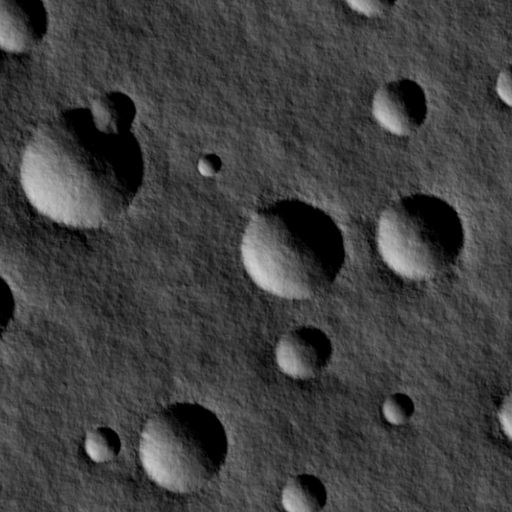
#> input picture data/TRN/Scene3.ppm, 512 x 512 px
$ python CraterDetector.py   (Python 2 division)
#> lines starting #> are read from the running program, lines starting #| are printed output that depends on the picture
### src/shownp.py
import numpy as np
import os, pickle
from PIL import Image
import matplotlib.pyplot as plt
import matplotlib
from PIL import ImageDraw

def reverseCoordinates(point):
    point = [point[1], point[0]]
    return point

def searchForFartestPoint(points):
    maxdis = 0;
    farpoints = [points[0],points[1]]
    for k in range(0,len(points)):
        for l in range(k,len(points)):
            i, j = points[k], points[l]
            newdis = np.sqrt(np.square(i[0]-j[0]) + np.square(i[1]-j[1]))
            if (newdis > maxdis):
                maxdis = newdis
                farpoints = [i,j]
    # farpoints = [[farpoints[0][1], farpoints[0][0]], [farpoints[1][1], farpoints[1][0]]]
    return (maxdis, farpoints)

# [9 lines left out: function findClosestPointTo, not called in this run]


def drawpoint(draw, point, width):
    draw.line((point[0], point[1] - 1, point[0], point[1] + 1),outline='#31ff00', width = width)
    draw.line((point[0] - 1, point[1], point[0] + 1, point[1]),outline='#31ff00', width = width)

def findEdges(points, imagematrix):
    edges = []
    for point in points:
        x = point[0]
        y = point[1]
        if (imagematrix[x+1,y]==255 or
            imagematrix[x,y+1]==255 or
            imagematrix[x-1,y]==255 or
            imagematrix[x,y-1]==255):
            edges.append([x,y])
    return edges

def RGBToGray(rgb):
    return 255 - np.dot(rgb[..., :3], [0.299, 0.587, 0.114])

def showGray(img):
    fig = plt.figure()
    ax = fig.add_subplot(1, 1, 1)
    ax.matshow(img, cmap=matplotlib.cm.binary)
    plt.xticks(np.array([]))
    plt.yticks(np.array([]))
    plt.show()


# [12 lines left out: functions saveData, loadData, not called in this run]

def plotClusters(mat):
    mat = np.array(mat)
    fig = plt.figure(frameon=False)
    fig.set_size_inches(4,4)
    ax = plt.Axes(fig, [0.,0.,1.,1.])
    ax.set_axis_off()
    fig.add_axes(ax)
    plt.scatter(mat[:, 0], mat[:, 1], edgecolors='none')
    # plt.gca().invert_yaxis()
    # plt.gca().invert_xaxis()
    plt.savefig('./method2.png', dpi = 128)

    # plt.savefig("method2.png", bbox_inches= 'tight', padding_inches=0)
    # plt.show()

def calculateMiddlePoint(diameter, fartestpoints):
    x = ((fartestpoints[0][0] + fartestpoints[1][0]) / 2) - diameter / 8
    y = ((fartestpoints[0][1] + fartestpoints[1][1]) / 2) + diameter / 4
    return y, x


def draw_ellipse(image, bounds, width=0.1, outline='#31ff00', antialias=2):
    """Improved ellipse drawing function, based on PIL.ImageDraw."""

    # Use a single channel image (mode='L') as mask.
    # The size of the mask can be increased relative to the imput image
    # to get smoother looking results.
    mask = Image.new(
        size=[int(dim * antialias) for dim in image.size],
        mode='L', color='black')
    draw = ImageDraw.Draw(mask)

    # draw outer shape in white (color) and inner shape in black (transparent)
    for offset, fill in (width/-2.0, 'white'), (width/2.0, 'black'):
        left, top = [(value + offset) * antialias for value in bounds[:2]]
        right, bottom = [(value - offset) * antialias for value in bounds[2:]]
        draw.ellipse([left, top, right, bottom], fill=fill)

    # downsample the mask using PIL.Image.LANCZOS
    # (a high-quality downsampling filter).
    mask = mask.resize(image.size, Image.LANCZOS)
    # paste outline color to input image through the mask
    image.paste(outline, mask=mask)
    return image

### src/EllipseFitter.py
import numpy as np

import math
import random
from PIL import ImageDraw

import shownp as viewer

"""
Started on this code but could not get it to work.
"""

# [23 lines left out: functions rotateAroundOrigin, retrieveSemiMinorAxis, not called in this run]
    # viewer.drawpoint(draw, (rotatedpoint[0], rotatedpoint[1]), 6)


def drawFoundCraters(sortedclusters, imagematrix, im):
    # draw = ImageDraw.Draw(im)
    mat = []
    edgeclusters = {}
    for (k, v) in sortedclusters.items():
    # v = sortedclusters[1]
        edgecluster = viewer.findEdges(v, imagematrix) #Retrieves map of edgepoints in each cluster.
        edgeclusters[k] = edgecluster
        # map(lambda x: viewer.drawpoint(draw, (x[1], x[0]), 6), edgecluster)
        distance, fartestpoints = viewer.searchForFartestPoint(edgecluster) #Search for fartestpoint in cluster for diameter determination.
        # viewer.drawpoint(draw, (fartestpoints[0][1],fartestpoints[0][0]), 6)
        # viewer.drawpoint(draw, fartestpoints[0], 6)
        semiMajorAxis = 1.34 * distance
        a = semiMajorAxis / 2
        x, y = viewer.calculateMiddlePoint(semiMajorAxis, fartestpoints)

        bbox = (x - a, y - a, x + a, y + a)
        im = viewer.draw_ellipse(im, bbox, width=2) #Thick bounds
        im = draw_thick_point(im, [x,y])
    # map(lambda (k, v): map(lambda l: mat.append([l[0], l[1]]), v), edgeclusters.items())
    # viewer.plotClusters(mat)
    im.save("output.png")
    im.show()

def draw_thick_point(im, xy):
    i = int(xy[0])
    j = int(xy[1])
    draw = ImageDraw.Draw(im)
    for x in range(i-2, i+1):
        for y in range(j-2, j+1):
            draw.point([x,y], fill='#31ff00')
    return im

### src/CraterDetector.py
import numpy as np
import timeit
import scipy.cluster.hierarchy as hcluster
from PIL import Image
from PIL import ImageChops
from PIL import ImageDraw
from scipy import ndimage, random

import shownp as viewer
import EllipseFitter as ellipsefitter
from Crater import ClusterCrater
from Crater import Crater

primaryFilterTreshold = 120
secondaryFilterThreshold = 240


def applyPrimaryIlluminationFilter(im):
    """
    Uses predefined threshold to filter out pixels with lower gray-scale value

    [1] All gray-scale values lower than a threshold are set to 0
    [2] All gray-scale values higher than a threshold are set to 255 (max)

    :param im: The image file that needs to be filtered.
    :return: array (list) = list of all the pixels set to 0. imagematrix (ndarray) = matrix of the image with values either 0 of 255.
    """
    global primaryFilterTreshold
    array = []
    imagematrix = viewer.RGBToGray(np.asarray(im))
    for i in range(0, imagematrix.shape[0] - 1):
        for j in range(0, imagematrix.shape[1] - 1):
            if imagematrix[i, j] < primaryFilterTreshold:
                imagematrix[i, j] = 0
                array.append([i, j])
            else:
                imagematrix[i, j] = 255
    # Uncomment this next line of code to view the intermediate result of the filter.
    viewer.showGray(imagematrix)
    return array, imagematrix


def retrieveCraterClusters(array):
    """
    Uses hierarchical clustering to cluster pixels on an image that have values 0
    assigned to them.
    :param array: list of all the points that have value 0 assigned to them.
    :return: hashmap of all the clusters sorted by index.
    """
    mat = np.array(array)
    thresh = 5.5
    clusters = hcluster.fclusterdata(mat, thresh, criterion="distance")
    sortedclusters = {}
    for i in range(0, len(clusters) - 1):
        if clusters[i] in sortedclusters.keys():
            sortedclusters[clusters[i]].append(mat[i])
        else:
            sortedclusters[clusters[i]] = [mat[i]]
    sortedclusters = {k: v for k, v in sortedclusters.iteritems() if len(v) > 12}
    ## Uncomment this section to plot the clusters.
    mat = []
    map(lambda (k, v): map(lambda l: mat.append([l[0], l[1]]), v), sortedclusters.items())
    viewer.plotClusters(mat)
    ###
    return reIndexCenterPoints(sortedclusters)

def reIndexCenterPoints(centerpoints):
    """
    Helper method to rearrange missing cluster points in the given hashmap.
    This method is only to be accessed by methods in this module and not intented to be accesed arbitrarily.
    :param centerpoints: All the centerpoints of the craters in an image that needs sorting.
    :return: sorted cluster points.
    """
    counter = 1
    sortedcenterpoints = {}
    for (k, v) in centerpoints.items():
        sortedcenterpoints[counter] = v
        counter += 1
    return sortedcenterpoints

# [33 lines left out: functions retrieveAllClusterCenterPoints, extractCraters, not called in this run]

def extractCratersWithImage(im):
    """
    This method is only to be accessed by methods in this module and not intented to be accessed arbitrarily.
    :param im: image that needs to be processed and retrieve respective diameters.
    :return: centerpoint and the diameters of all the craters in the given image.
    """
    array, imagematrix = applyPrimaryIlluminationFilter(im)
    sortedclusters = retrieveCraterClusters(array)
    ellipsefitter.drawFoundCraters(sortedclusters, imagematrix, im)

start = timeit.default_timer()

extractCratersWithImage(Image.open("../data/TRN/Scene3.ppm"))
#> in applyPrimaryIlluminationFilter, `array = []`: array = []
#> in RGBToGray, `return 255 - np.dot(rgb[..., :3], [0.299, 0.587, 0.114])`:
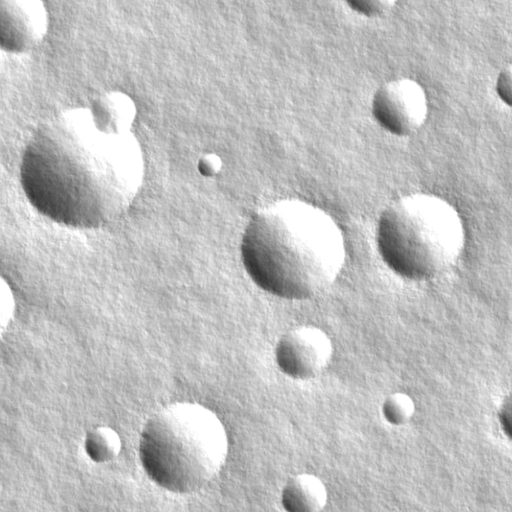
#> returned value: shape (512, 512) float64; min 48, max 255, mean 191.3
#> after the loop in applyPrimaryIlluminationFilter, `for i in range(0, imagematrix.shape[0] - 1):`:
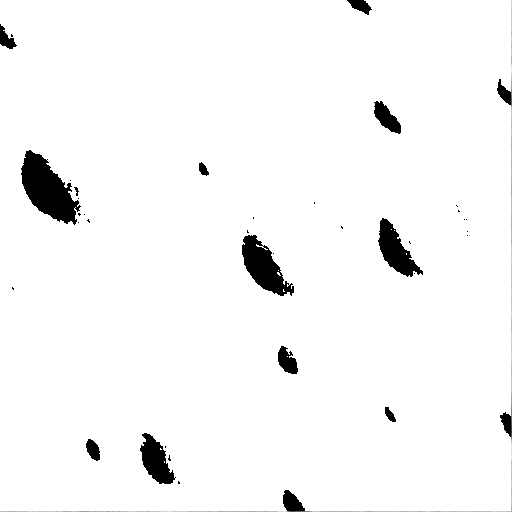
#> imagematrix: shape (512, 512) float64; min 0, max 255, mean 246.5
#> after the loop in applyPrimaryIlluminationFilter, `for i in range(0, imagematrix.shape[0] - 1):`: array = 8465 pairs, first value 0 to 510, second value 0 to 510
#> in extractCratersWithImage, im is the input picture: PIL image 512x512 RGB; min 0, max 207, mean 63.7
#> in retrieveCraterClusters, `mat = np.array(array)`: mat has the same summary as array in applyPrimaryIlluminationFilter
#> in retrieveCraterClusters, `clusters = hcluster.fclusterdata(mat, thresh, criterion="distance")`: clusters = 8465 values, max 23 at index 3699, min 1 at index 203, mean 11.47
#> after the loop in retrieveCraterClusters, `for i in range(0, len(clusters) - 1):`: sortedclusters = 23 items
#> in retrieveCraterClusters, `sortedclusters = {k: v for k, v in sortedclusters.iteritems() if len(v..`: sortedclusters = 14 items
#> in plotClusters, `mat = np.array(mat)`: mat = 8434 pairs, first value 0 to 510, second value 0 to 510
#> in plotClusters, `plt.savefig('./method2.png', dpi = 128)`:
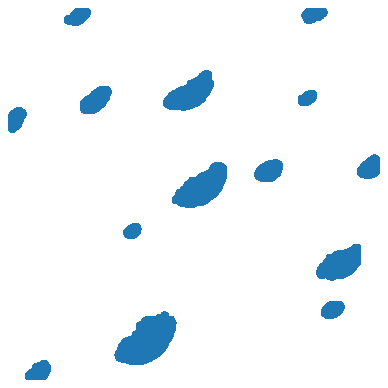
#> figure drawn by matplotlib, 1 panel
#> the loop in reIndexCenterPoints, `for (k, v) in centerpoints.items():` made 14 passes
#> k on passes 1, 3, 4, 6, 7, 8, 9, 10: 11, 9, 12, 20, 17, 23, 21, 10
#> after the loop in reIndexCenterPoints, `for (k, v) in centerpoints.items():`: counter = 15; sortedcenterpoints = 14 items
#> the loop in drawFoundCraters, `for (k, v) in sortedclusters.items():` made 14 passes
#> (distance, fartestpoints, semiMajorAxis, a, x, y, bbox) on passes 1 to 3: (25.63, [[0, 347], [9, 371]], 34.35, 17.17, 367.6, -0.293, (350.4, -17.47, 384.8, 16.88)), (26.83, [[24, 0], [48, 12]], 35.96, 17.98, 14.99, 31.51, (-2.99, 13.53, 32.97, 49.48)), (27.31, [[79, 499], [104, 510]], 36.6, 18.3, 513.1, 86.43, (494.9, 68.13, 531.4, 104.7))
#> pass 1, in draw_ellipse, `mask = mask.resize(image.size, Image.LANCZOS)`:
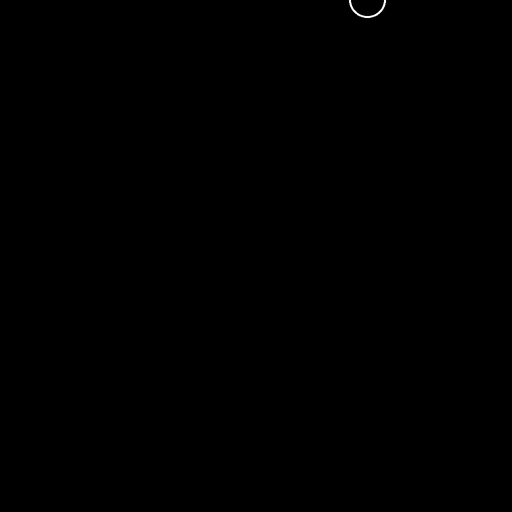
#> mask: PIL image 512x512 L; min 0, max 255, mean 0.1
#> after the loop in drawFoundCraters, `for (k, v) in sortedclusters.items():`:
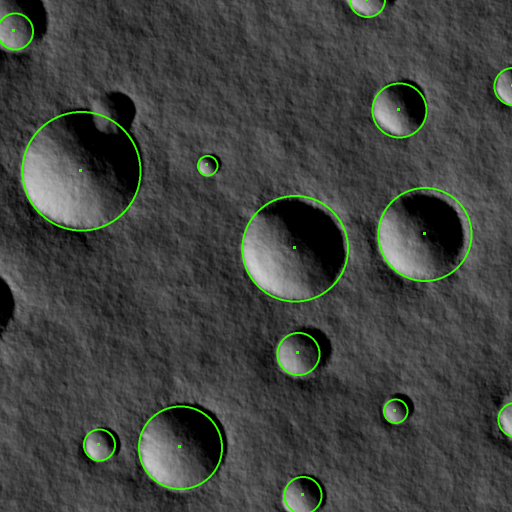
#> im: PIL image 512x512 RGB; mean R, G, B 63.4, 66.8, 62.5

stop = timeit.default_timer()

# print stop - start


"""
This part of the code is NOT used for the actual program. Rather, was tried to be implemented but did not succeed.
"""

# [54 lines left out: functions secondaryIlluminationFilter, trim, correlateClusters, tryDoubleFilter, not called in this run]

$ run again, with data/TRN/Scene1.ppm copied over data/TRN/Scene3.ppm
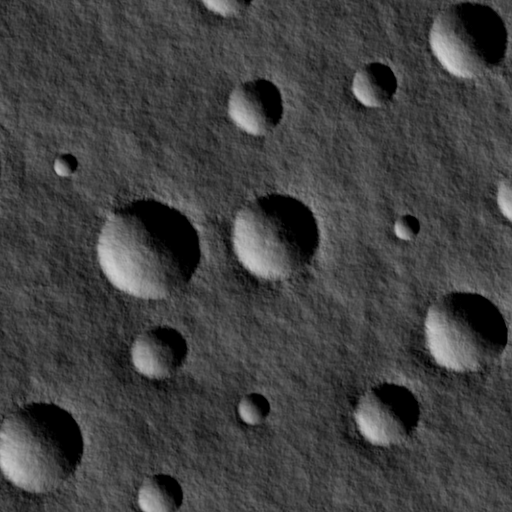
#> input picture data/TRN/Scene1.ppm, 512 x 512 px
#> in applyPrimaryIlluminationFilter, `array = []`: array = []
#> after the loop in applyPrimaryIlluminationFilter, `for i in range(0, imagematrix.shape[0] - 1):`:
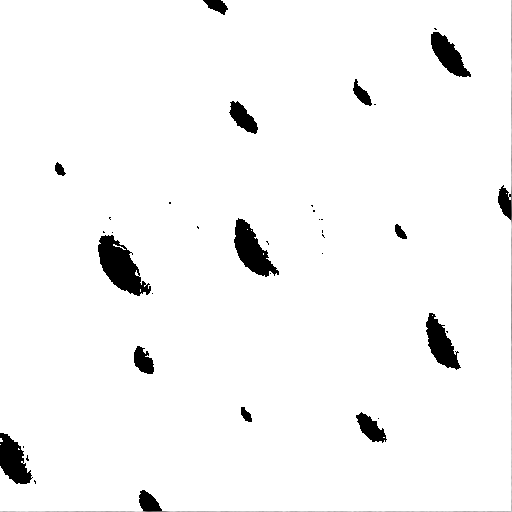
#> imagematrix: shape (512, 512) float64; min 0, max 255, mean 246.4
#> after the loop in applyPrimaryIlluminationFilter, `for i in range(0, imagematrix.shape[0] - 1):`: array = 8545 pairs, first value 0 to 510, second value 0 to 510
#> in extractCratersWithImage, im is the input picture: PIL image 512x512 RGB; min 0, max 212, mean 64.6
#> in retrieveCraterClusters, `mat = np.array(array)`: mat has the same summary as array in applyPrimaryIlluminationFilter
#> clusters = 8545 values, max 23 at index 7058, min 1 at index 1088, mean 13.28
#> after the loop in retrieveCraterClusters, `for i in range(0, len(clusters) - 1):`: sortedclusters = 23 items
#> in retrieveCraterClusters, `sortedclusters = {k: v for k, v in sortedclusters.iteritems() if len(v..`: sortedclusters = 15 items
#> in plotClusters, `mat = np.array(mat)`: mat = 8508 pairs, first value 0 to 510, second value 0 to 510
#> the loop in reIndexCenterPoints, `for (k, v) in centerpoints.items():` made 15 passes
#> k on passes 1 to 8: 5, 2, 1, 6, 10, 3, 16, 9
#> after the loop in reIndexCenterPoints, `for (k, v) in centerpoints.items():`: counter = 16; sortedcenterpoints = 15 items
#> the loop in drawFoundCraters, `for (k, v) in sortedclusters.items():` made 15 passes
#> (distance, fartestpoints, semiMajorAxis, a, x, y, bbox) on passes 1 to 3: (25.63, [[0, 203], [9, 227]], 34.35, 17.17, 223.6, -0.293, (206.4, -17.47, 240.8, 16.88)), (60, [[28, 434], [76, 470]], 80.4, 40.2, 472.1, 41.95, (431.9, 1.75, 512.3, 82.15)), (32.02, [[79, 355], [104, 375]], 42.9, 21.45, 375.7, 85.64, (354.3, 64.19, 397.2, 107.1))
#> after the loop in drawFoundCraters, `for (k, v) in sortedclusters.items():`:
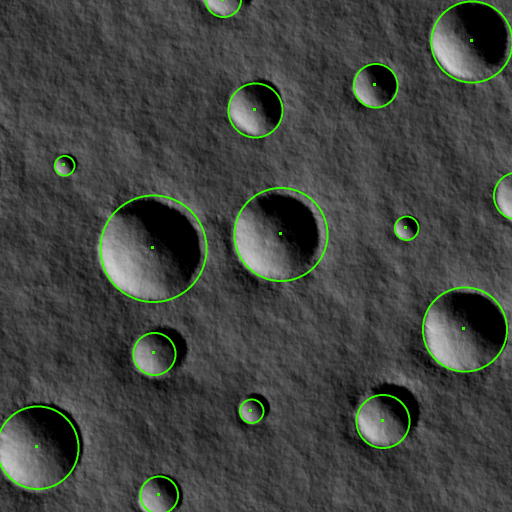
#> im: PIL image 512x512 RGB; mean R, G, B 64.1, 68, 63.2

$ run again, with data/TRN/Scene2.ppm copied over data/TRN/Scene3.ppm
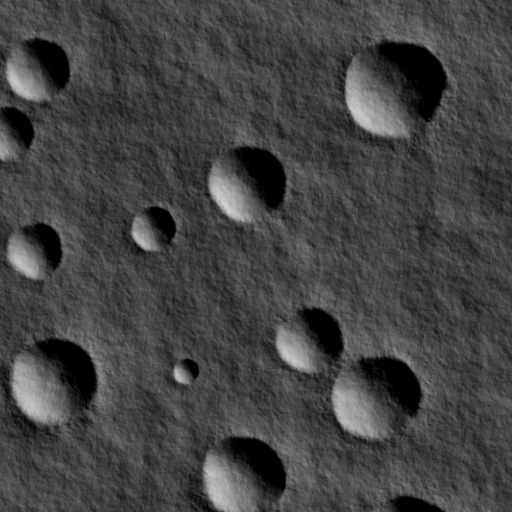
#> input picture data/TRN/Scene2.ppm, 512 x 512 px
#> in applyPrimaryIlluminationFilter, `array = []`: array = []
#> after the loop in applyPrimaryIlluminationFilter, `for i in range(0, imagematrix.shape[0] - 1):`:
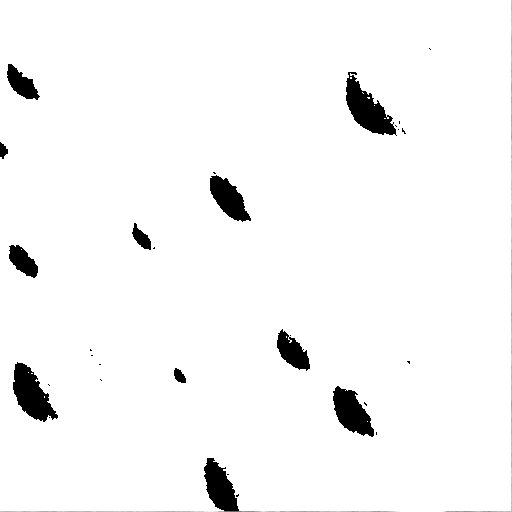
#> imagematrix: shape (512, 512) float64; min 0, max 255, mean 246.3
#> after the loop in applyPrimaryIlluminationFilter, `for i in range(0, imagematrix.shape[0] - 1):`: array = 8718 pairs, first value 48 to 510, second value 0 to 430
#> in extractCratersWithImage, im is the input picture: PIL image 512x512 RGB; min 0, max 213, mean 67.4
#> in retrieveCraterClusters, `mat = np.array(array)`: mat has the same summary as array in applyPrimaryIlluminationFilter
#> clusters = 8718 values, max 17 at index 4353, min 1 at index 0, mean 7.56
#> after the loop in retrieveCraterClusters, `for i in range(0, len(clusters) - 1):`: sortedclusters = 17 items
#> in retrieveCraterClusters, `sortedclusters = {k: v for k, v in sortedclusters.iteritems() if len(v..`: sortedclusters = 11 items
#> in plotClusters, `mat = np.array(mat)`: mat = 8698 pairs, first value 64 to 510, second value 0 to 405
#> the loop in reIndexCenterPoints, `for (k, v) in centerpoints.items():` made 11 passes
#> k on passes 1, 2, 3, 6, 8, 9, 10, 11: 9, 2, 8, 10, 14, 12, 7, 11
#> after the loop in reIndexCenterPoints, `for (k, v) in centerpoints.items():`: counter = 12; sortedcenterpoints = 11 items
#> the loop in drawFoundCraters, `for (k, v) in sortedclusters.items():` made 11 passes
#> (distance, fartestpoints, semiMajorAxis, a, x, y, bbox) on passes 1 to 3: (45.45, [[64, 8], [99, 37]], 60.91, 30.45, 37.23, 73.39, (6.77, 42.93, 67.68, 103.8)), (83.49, [[72, 348], [133, 405]], 111.9, 55.94, 404, 88.02, (348, 32.08, 459.9, 144)), (16.28, [[142, 0], [158, 3]], 21.81, 10.91, 6.45, 147.3, (-4.45, 136.4, 17.36, 158.2))
#> after the loop in drawFoundCraters, `for (k, v) in sortedclusters.items():`:
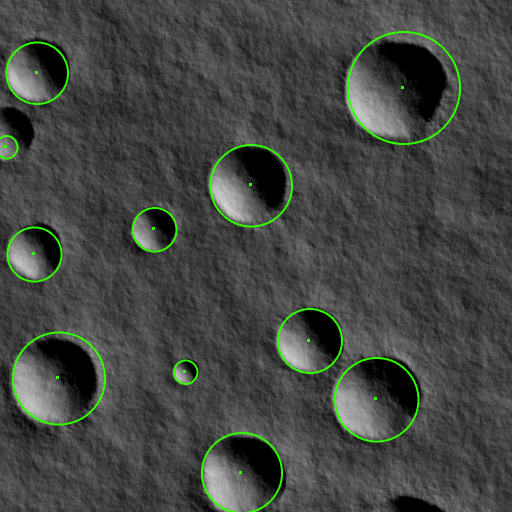
#> im: PIL image 512x512 RGB; mean R, G, B 66.9, 70.5, 66.1
